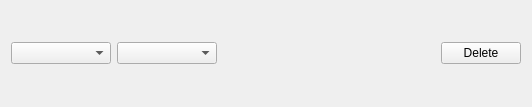
<?xml version="1.0" encoding="UTF-8"?>
<ui version="4.0">
 <class>ValueSelectorWidget</class>
 <widget class="QWidget" name="ValueSelectorWidget">
  <property name="geometry">
   <rect>
    <x>0</x>
    <y>0</y>
    <width>532</width>
    <height>107</height>
   </rect>
  </property>
  <property name="windowTitle">
   <string>Form</string>
  </property>
  <layout class="QHBoxLayout" name="horizontalLayout">
   <item>
    <widget class="QComboBox" name="propertySelector">
     <property name="minimumSize">
      <size>
       <width>100</width>
       <height>0</height>
      </size>
     </property>
    </widget>
   </item>
   <item>
    <widget class="QComboBox" name="valueSelector">
     <property name="minimumSize">
      <size>
       <width>100</width>
       <height>0</height>
      </size>
     </property>
    </widget>
   </item>
   <item>
    <spacer name="horizontalSpacer">
     <property name="orientation">
      <enum>Qt::Horizontal</enum>
     </property>
     <property name="sizeHint" stdset="0">
      <size>
       <width>40</width>
       <height>20</height>
      </size>
     </property>
    </spacer>
   </item>
   <item>
    <widget class="QPushButton" name="addDeleteBtn">
     <property name="text">
      <string>Delete</string>
     </property>
    </widget>
   </item>
  </layout>
 </widget>
 <resources/>
 <connections/>
</ui>
